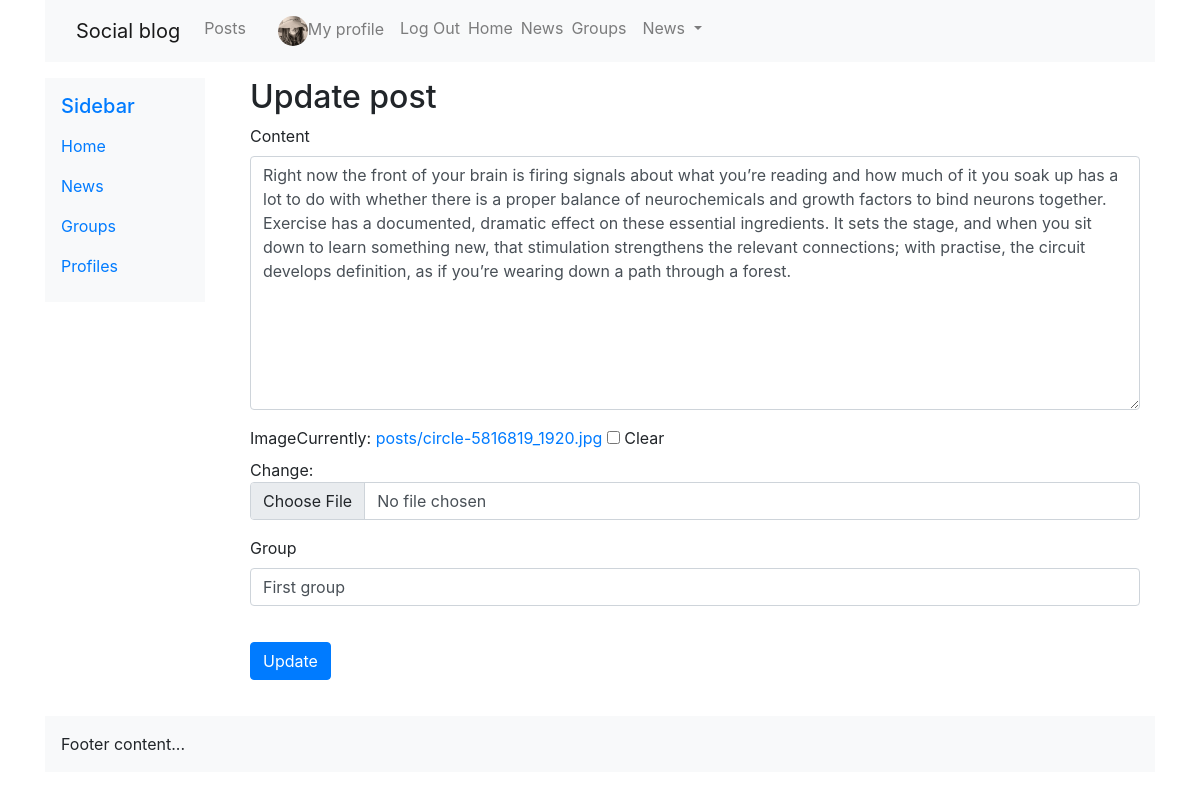
/posts/1/update/ (signed in), run on the app's committed database.
### posts/models.py (models this page shows, shortened)
class Post(models.Model):
    content = models.TextField()
    image = models.ImageField(upload_to='posts', validators=[FileExtensionValidator(['png', 'jpg', 'jpeg'])], blank=True)
    liked = models.ManyToManyField('profiles.Profile', blank=True, related_name='likes')
    updated = models.DateTimeField(auto_now=True)
    created = models.DateTimeField(auto_now_add=True)
    author = models.ForeignKey('profiles.Profile', on_delete=models.CASCADE, related_name='posts', null=True)
    group = models.ForeignKey(Group, related_name='posts', null=True, blank=True, on_delete=models.CASCADE)
    class Meta:
        ordering = ('-created',)

### posts/views.py (the view, shortened to what this page needs)
# urls.py: path('<pk>/update/', views.PostUpdateView.as_view(), name='post_update'),
class PostUpdateView(LoginRequiredMixin, UpdateView):
    form_class = PostModelForm
    model = Post
    template_name = 'posts/update.html'
    success_url = reverse_lazy('posts:all_posts')

### posts/forms.py
class PostModelForm(forms.ModelForm):
    content = forms.CharField(widget=forms.Textarea())
    class Meta:
        model = Post
        fields = ('content', 'image', 'group')

### groups/models.py (called while the page is built)
    def __str__(self):
        return self.name

### profiles/context_processors.py (called while the page is built)
def profile_pic(request):
    if request.user.is_authenticated:
        profile_obj = Profile.objects.get(user=request.user)
        pic = profile_obj.avatar
        return {'picture': pic}
    return {}

def invitations_no_rec(request):
    if request.user.is_authenticated:
        profile_obj = Profile.objects.get(user=request.user)
        qs_count = Relationship.objects.invitations_received(profile_obj).count()
        return {'invitations_no': qs_count}
    return {}

### profiles/models.py (called while the page is built)
    def invitations_received(self, receiver):
        qs = Relationship.objects.filter(receiver=receiver, status='send')
        return qs

### posts/templates/posts/update.html (shortened to what this page needs)
<!DOCTYPE html>
{% extends 'base.html' %}
{% load bootstrap4 %}
{% block content %}
    <div class="container">
        <h2>Update post</h2>
        <form action="" method="POST" enctype="multipart/form-data">
            {% bootstrap_form form %}
            <button type='submit' class="btn btn-primary">Update</button>
        </form>
    </div>
{% endblock content %}

### static/social_blog/css/master.css (style rules this page uses)
.btn, .card { margin-top: 20px; margin-bottom: 20px; }

### data on the page
Post: content "Right now the front of your brain is firing signals about what you’re reading and how much of it you soak up has a lot to do with whether there is a proper balance of neurochemicals and growth factors to bind neurons together. Exercise has a documented, dramatic effect on these essential ingredients. It sets the stage, and when you sit down to learn something new, that stimulation strengthens the relevant connections; with practise, the circuit develops definition, as if you’re wearing down a path through a forest.", group "First group"
